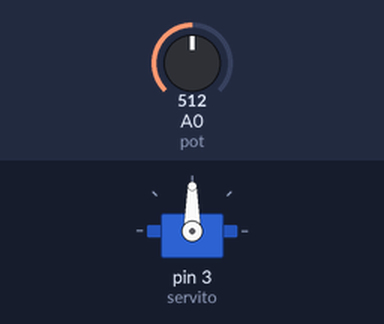
Bench run of a sketch on a simulated Arduino Uno, built with avr-gcc and run on an emulated ATmega328P. On the bench: servo. The inputs (shaded band) are chosen by the test bench; at power-on: A0 (pot) = 512.

Above: at 1.2 s.
1.3 s: A0 (pot) set to 716
At 1.7 s:
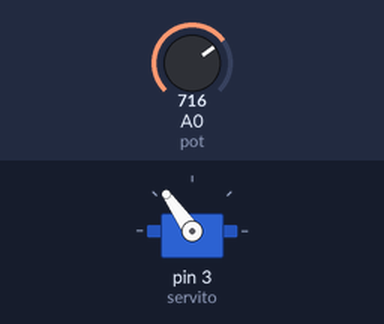
2.8 s: A0 (pot) set to 900
At 3.8 s:
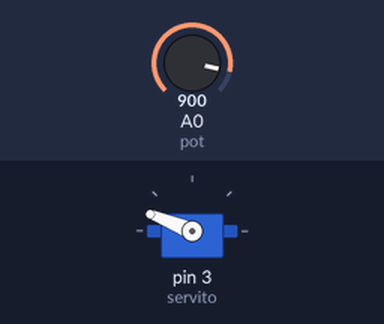
4.3 s: A0 (pot) set to 1023
At 5.2 s:
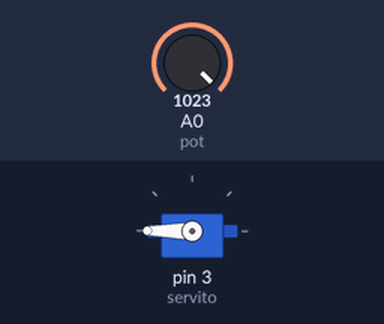
5.8 s: A0 (pot) set to 306
At 6.1 s:
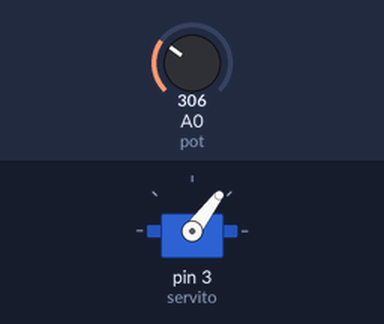
7.3 s: A0 (pot) set to 122
At 8.7 s:
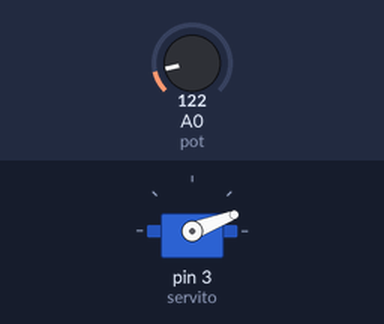
Timing chart, 0 to 9.8 s (numbered marks = the images above; inputs shaded):
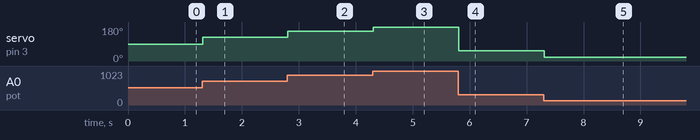

The sketch:

ejemplo2_servoPoten.ino
```cpp
#include <Servo.h>

Servo servito;
int pot = A0;
int valor;
double angulo;

void setup()
{
 servito.attach(3);
}

void loop()
{
 valor = analogRead(pot);
 angulo = map(valor, 0, 1023, 0, 180);
 servito.write(angulo);
 delay(15);
}
```

Measured:
- after the input at 1.3 s, servo on pin 3 (servito): 90° → 125° at once
- after the input at 2.8 s, servo on pin 3 (servito): 125° → 158° at once
- after the input at 4.3 s, servo on pin 3 (servito): 158° → 180° at once
- after the input at 5.8 s, servo on pin 3 (servito): 180° → 53° at once
- after the input at 7.3 s, servo on pin 3 (servito): 53° → 21° at once
